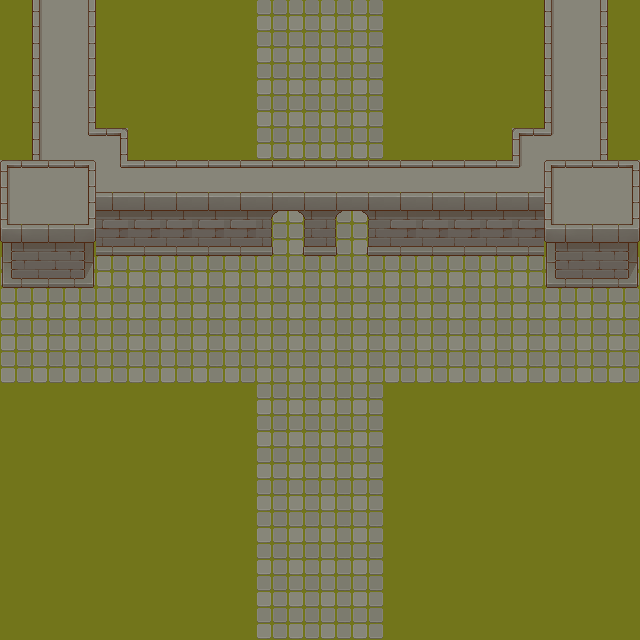

Below is a game level as drawn by its tile map, then a one-line description and the .tmx file that defines it, in full:
An orthogonal 20x20 tile map with 32x32 px tiles, 2 tile layers (Tile Layer 1, Tile Layer 2), 4 tilesets.

<map version="1.10" tiledversion="1.10.2" orientation="orthogonal" renderorder="right-down" width="20" height="20" tilewidth="32" tileheight="32" infinite="0" nextlayerid="3" nextobjectid="1">
 <tileset firstgid="1" name="TX Tileset Grass" tilewidth="32" tileheight="32" tilecount="64" columns="8">
  <image source="textures/TX Tileset Grass.png" width="256" height="256" />
 </tileset>
 <tileset firstgid="65" name="TX Struct" tilewidth="32" tileheight="32" tilecount="256" columns="16">
  <image source="textures/TX Struct.png" width="512" height="512" />
 </tileset>
 <tileset firstgid="321" name="TX Tileset Wall" tilewidth="32" tileheight="32" tilecount="256" columns="16">
  <image source="textures/TX Tileset Wall.png" width="512" height="512" />
 </tileset>
 <tileset firstgid="577" name="TX Tileset Stone Ground" tilewidth="32" tileheight="32" tilecount="64" columns="8">
  <image source="textures/TX Tileset Stone Ground.png" width="256" height="256" />
 </tileset>
 <layer id="1" name="Tile Layer 1" width="20" height="20">
  <data encoding="csv">
1,586,586,1,1,1,1,1,33,33,33,33,1,1,1,1,1,586,586,1,
1,586,586,1,1,1,1,1,33,33,33,33,1,1,1,1,1,586,586,1,
1,586,586,1,1,1,1,1,33,33,33,33,1,1,1,1,1,586,586,1,
1,586,586,1,1,1,1,1,33,33,33,33,1,1,1,1,1,586,586,1,
1,586,586,586,1,1,1,1,33,33,33,33,1,1,1,1,586,586,586,1,
586,586,586,586,586,586,586,586,586,586,586,586,586,586,586,586,586,586,586,586,
586,586,586,1,1,1,1,1,33,33,33,33,1,1,1,1,1,586,586,586,
1,1,1,1,1,1,1,1,33,33,33,33,1,1,1,1,1,1,1,1,
33,33,33,33,33,33,33,33,33,33,33,33,33,33,33,33,33,33,33,33,
33,33,33,33,33,33,33,33,33,33,33,33,33,33,33,33,33,33,33,33,
33,33,33,33,33,33,33,33,33,33,33,33,33,33,33,33,33,33,33,33,
33,33,33,33,33,33,33,33,33,33,33,33,33,33,33,33,33,33,33,33,
1,1,1,1,1,1,1,1,33,33,33,33,1,1,1,1,1,1,1,1,
1,1,1,1,1,1,1,1,33,33,33,33,1,1,1,1,1,1,1,1,
1,1,1,1,1,1,1,1,33,33,33,33,1,1,1,1,1,1,1,1,
1,1,1,1,1,1,1,1,33,33,33,33,1,1,1,1,1,1,1,1,
1,1,1,1,1,1,1,1,33,33,33,33,1,1,1,1,1,1,1,1,
1,1,1,1,1,1,1,1,33,33,33,33,1,1,1,1,1,1,1,1,
1,1,1,1,1,1,1,1,33,33,33,33,1,1,1,1,1,1,1,1,
1,1,1,1,1,1,1,1,33,33,33,33,1,1,1,1,1,1,1,1
</data>
 </layer>
 <layer id="2" name="Tile Layer 2" width="20" height="20">
  <data encoding="csv">
0,361,357,0,0,0,0,0,0,0,0,0,0,0,0,0,0,361,357,0,
0,377,373,0,0,0,0,0,0,0,0,0,0,0,0,0,0,377,373,0,
0,377,373,0,0,0,0,0,0,0,0,0,0,0,0,0,0,361,373,0,
0,377,373,0,0,0,0,0,0,0,0,0,0,0,0,0,0,377,373,0,
0,377,389,366,0,0,0,0,0,0,0,0,0,0,0,0,365,393,373,0,
338,339,340,389,391,391,391,391,391,391,391,391,391,391,391,391,393,338,339,340,
354,355,356,466,466,466,466,466,142,143,142,143,466,466,466,466,466,354,355,356,
370,371,372,482,482,482,482,482,158,159,158,159,482,482,482,482,482,370,371,372,
386,387,388,0,0,0,0,0,0,0,0,0,0,0,0,0,0,386,387,388,
0,0,0,0,0,0,0,0,0,0,0,0,0,0,0,0,0,0,0,0,
0,0,0,0,0,0,0,0,0,0,0,0,0,0,0,0,0,0,0,0,
0,0,0,0,0,0,0,0,0,0,0,0,0,0,0,0,0,0,0,0,
0,0,0,0,0,0,0,0,0,0,0,0,0,0,0,0,0,0,0,0,
0,0,0,0,0,0,0,0,0,0,0,0,0,0,0,0,0,0,0,0,
0,0,0,0,0,0,0,0,0,0,0,0,0,0,0,0,0,0,0,0,
0,0,0,0,0,0,0,0,0,0,0,0,0,0,0,0,0,0,0,0,
0,0,0,0,0,0,0,0,0,0,0,0,0,0,0,0,0,0,0,0,
0,0,0,0,0,0,0,0,0,0,0,0,0,0,0,0,0,0,0,0,
0,0,0,0,0,0,0,0,0,0,0,0,0,0,0,0,0,0,0,0,
0,0,0,0,0,0,0,0,0,0,0,0,0,0,0,0,0,0,0,0
</data>
 </layer>
</map>
